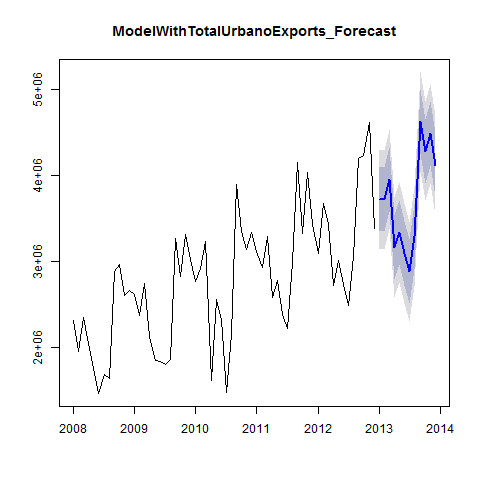

This chart was generated by the following R code:
#Creates ModelWithTotalUrbanoExports_Forecast plot

png("Plots/ModelWithTotalUrbanoExports_Forecast_plot.png")
plot(ModelWithTotalUrbanoExports_Forecast,main="ModelWithTotalUrbanoExports_Forecast")
dev.off()